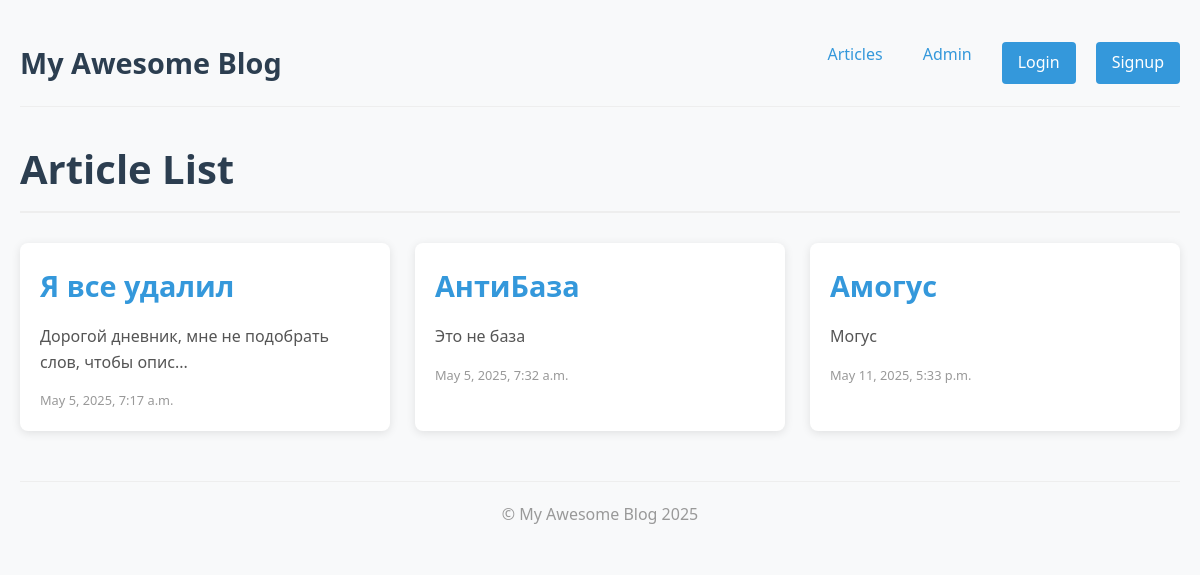
The page / on the database its author committed.
### apps/articles/models.py (models this page shows, shortened)
class Article(models.Model):
    title = models.CharField(max_length=200)
    slug = models.SlugField(unique=True)
    body = models.TextField()
    date = models.DateTimeField(auto_now_add=True)
    thumbnail = models.ImageField(upload_to='images/', blank=True, null=True, default='images/default.jpg')
    author = models.ForeignKey(User, null=True, blank=True, on_delete=models.CASCADE)
    def snippet(self):
        if len(self.body) > 50:
            return self.body[:50] + '...'
        return self.body

### apps/articles/views.py (the view)
# urls.py: path('', views.article_list, name='list'),
def article_list(request):
    articles = Article.objects.all().order_by('date')
    return render(request, 'articles/article_list.html', {'articles': articles})

### apps/articles/templates/articles/article_list.html (shortened to what this page needs)
{% extends "base_layout.html" %}
{% block content %}
    <h1>Article List</h1>
    <div class="articles">
        {% for article in articles %}
            <div class="article__item">
                <h2>
                    <a href="{% url 'articles:detail' slug=article.slug %}">
                        {{ article.title }}
                    </a>
                </h2>
                <p>
                    {{ article.snippet }}
                </p>
                <time>
                    {{ article.date }}
                </time>
            </div>
        {% empty %}
            <p>No articles found.</p>
        {% endfor %}
    </div>
{% endblock content %}

### templates/base_layout.html (shortened to what this page needs)
{% load static %}
<!DOCTYPE html>
<html lang="en">
<head>
    <link rel="stylesheet" href="{% static 'css/style.css' %}">
</head>
<body>
    <header>
        <div class="logo">
            <a href="{% url 'articles:list' %}">My Awesome Blog</a>
        </div>
        <nav>
            <ul>
                <li><a href="{% url 'articles:list' %}">Articles</a></li>
                <li><a href="{% url 'admin:index' %}">Admin</a></li>
                {% if user.is_authenticated %}
                <li><a href="{% url 'articles:create' %}">Create Article</a></li>
                <li>
                    <form class="form" action="{% url 'accounts:logout' %}" method="post">
                        {% csrf_token %}
                        <button type="submit">Logout ({{ user.username }})</button>
                    </form>
                </li>
                {% else %}
                <li>
                    <a href="{% url 'accounts:login' %}" class="btn btn-outline-primary">Login</a>
                </li>
                <li>
                    <a href="{% url 'accounts:signup' %}" class="btn btn-primary">Signup</a>
                </li>
                {% endif %}
            </ul>
        </nav>
    </header>
    <main>
        {% block content %}{% endblock content %}
    </main>
    <footer>
        {% block footer %}
            <p>&copy; My Awesome Blog {% now "Y" %}</p>
        {% endblock footer %}
    </footer>
</body>
</html>

### static/css/style.css (style rules this page uses)
* { margin: 0; padding: 0; box-sizing: border-box; }
body { font-family: 'Segoe UI', Tahoma, Geneva, Verdana, sans-serif; line-height: 1.6; color: #333; background-color: #f8f9fa; padding: 20px; max-width: 1200px; margin: 0 auto; }
h1 { color: #2c3e50; margin-bottom: 30px; padding-bottom: 10px; border-bottom: 2px solid #eee; font-size: 2.5rem; }
h2 { color: #3498db; margin: 15px 0 10px; font-size: 1.8rem; }
.articles { display: grid; grid-template-columns: repeat(auto-fill, minmax(300px, 1fr)); gap: 25px; margin-top: 20px; }
.article__item { background-color: white; border-radius: 8px; box-shadow: 0 2px 10px rgba(0, 0, 0, 0.1); padding: 20px; transition: transform 0.3s ease, box-shadow 0.3s ease; }
.article__item h2 { margin-top: 0; }
.article__item a { color: #3498db; text-decoration: none; transition: color 0.2s ease; }
.article__item p { margin: 15px 0; color: #555; }
.article__item time { display: block; color: #999; font-size: 0.8rem; margin-top: 15px; }
.btn { display: inline-block; background-color: #3498db; color: white; padding: 8px 16px; border-radius: 4px; text-decoration: none; font-weight: 500; transition: background-color 0.2s ease; }

### templates/base_layout.html (style rules this page uses)
header { display: flex; justify-content: space-between; align-items: center; padding: 20px 0; margin-bottom: 30px; border-bottom: 1px solid #eee; }
.logo a { font-size: 1.8rem; font-weight: bold; color: #2c3e50; text-decoration: none; transition: color 0.2s ease; }
nav ul { display: flex; list-style: none; gap: 20px; }
nav ul li a { color: #3498db; text-decoration: none; font-weight: 500; padding: 5px 10px; border-radius: 4px; transition: all 0.2s ease; }
footer { margin-top: 50px; padding: 20px 0; border-top: 1px solid #eee; text-align: center; color: #999; }

### rows shown on the page
Article: title "Я все удалил", snippet "Дорогой дневник, мне не подобрать слов, чтобы опис...", date "May 5, 2025, 7:17 a.m."
Article: title "АнтиБаза", snippet "Это не база", date "May 5, 2025, 7:32 a.m."
Article: title "Амогус", snippet "Могус", date "May 11, 2025, 5:33 p.m."
